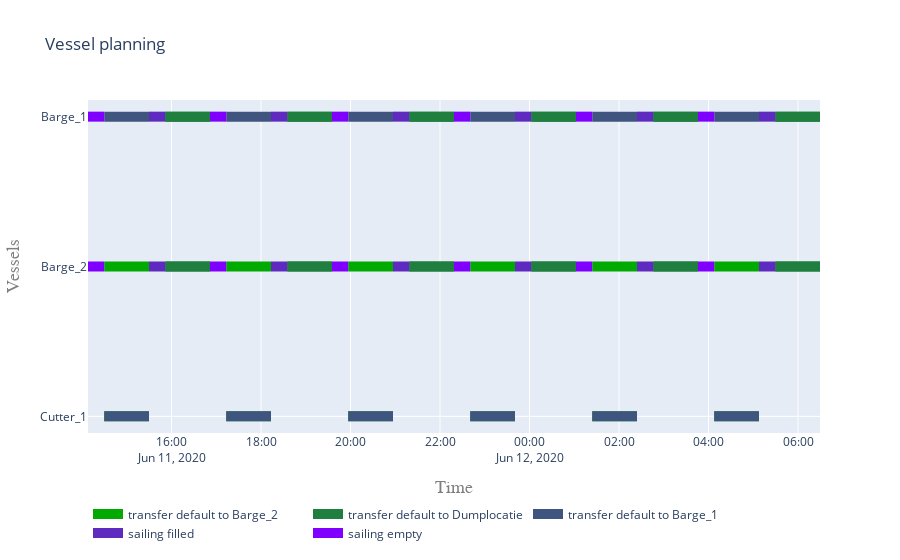

Notebook code cell kept with this figure:
### Code cell
objects = [cutter, barge_1, barge_2]
activities = []
for obj in objects:
    print(set(obj.log["Message"]))
    activities.extend(set(obj.log["Message"]))

activities = list(set(activities))

            
C = np.linspace(0,255, len(activities))
colors = {}

for i in range(len(activities)):
    colors[i] = f'rgb({int(C[i]/2)},{int(C[len(C) - 1 - i]/1.5)},{int(C[i])})'

vessel_planning(objects, activities, colors)
